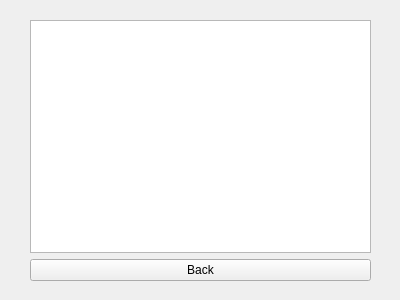
<?xml version="1.0" encoding="UTF-8"?>
<ui version="4.0">
 <class>student</class>
 <widget class="QDialog" name="student">
  <property name="geometry">
   <rect>
    <x>0</x>
    <y>0</y>
    <width>400</width>
    <height>300</height>
   </rect>
  </property>
  <property name="windowTitle">
   <string>Dialog</string>
  </property>
  <widget class="QStackedWidget" name="stackedWidget_student">
   <property name="geometry">
    <rect>
     <x>0</x>
     <y>0</y>
     <width>401</width>
     <height>301</height>
    </rect>
   </property>
   <property name="currentIndex">
    <number>2</number>
   </property>
   <widget class="QWidget" name="page">
    <widget class="QWidget" name="">
     <property name="geometry">
      <rect>
       <x>40</x>
       <y>30</y>
       <width>311</width>
       <height>81</height>
      </rect>
     </property>
     <layout class="QVBoxLayout" name="verticalLayout">
      <item>
       <widget class="QLabel" name="label">
        <property name="font">
         <font>
          <pointsize>14</pointsize>
         </font>
        </property>
        <property name="text">
         <string>Select Your Name</string>
        </property>
       </widget>
      </item>
      <item>
       <widget class="QComboBox" name="comboBox_studentView"/>
      </item>
      <item>
       <widget class="QPushButton" name="pushButton_viewStudent">
        <property name="text">
         <string>View</string>
        </property>
       </widget>
      </item>
     </layout>
    </widget>
   </widget>
   <widget class="QWidget" name="page_2">
    <widget class="QWidget" name="">
     <property name="geometry">
      <rect>
       <x>80</x>
       <y>50</y>
       <width>241</width>
       <height>86</height>
      </rect>
     </property>
     <layout class="QVBoxLayout" name="verticalLayout_2">
      <item>
       <layout class="QHBoxLayout" name="horizontalLayout_2">
        <item>
         <widget class="QLabel" name="label_3">
          <property name="font">
           <font>
            <pointsize>14</pointsize>
           </font>
          </property>
          <property name="text">
           <string>Username</string>
          </property>
         </widget>
        </item>
        <item>
         <widget class="QLineEdit" name="lineEdit_studentUsername"/>
        </item>
       </layout>
      </item>
      <item>
       <layout class="QHBoxLayout" name="horizontalLayout">
        <item>
         <widget class="QLabel" name="label_2">
          <property name="font">
           <font>
            <pointsize>14</pointsize>
           </font>
          </property>
          <property name="text">
           <string>Paasword</string>
          </property>
         </widget>
        </item>
        <item>
         <widget class="QLineEdit" name="lineEdit_studentPass"/>
        </item>
       </layout>
      </item>
      <item>
       <widget class="QPushButton" name="pushButton_submitStudent">
        <property name="text">
         <string>Submit</string>
        </property>
       </widget>
      </item>
     </layout>
    </widget>
   </widget>
   <widget class="QWidget" name="page_3">
    <widget class="QWidget" name="">
     <property name="geometry">
      <rect>
       <x>30</x>
       <y>20</y>
       <width>341</width>
       <height>261</height>
      </rect>
     </property>
     <layout class="QVBoxLayout" name="verticalLayout_3">
      <item>
       <widget class="QPlainTextEdit" name="plainTextEdit_viewStudent"/>
      </item>
      <item>
       <widget class="QPushButton" name="pushButton_goBack">
        <property name="text">
         <string>Back</string>
        </property>
       </widget>
      </item>
     </layout>
    </widget>
   </widget>
  </widget>
 </widget>
 <resources/>
 <connections/>
</ui>
